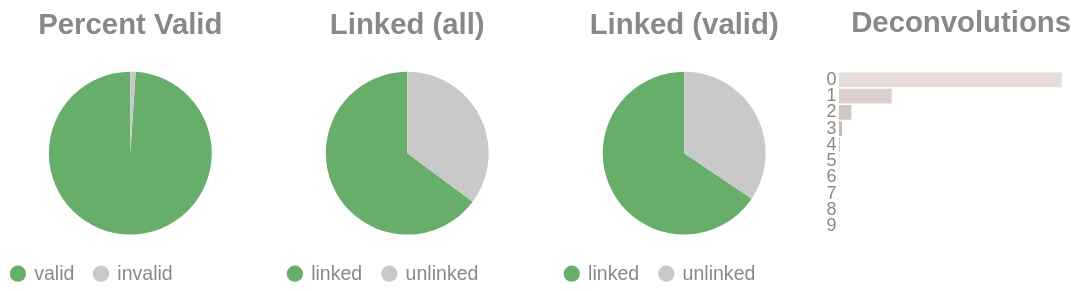

The notebook cell this image was saved under:
### Code cell
if SKIPLR:
    pass
else:
    clash = Counter()
    for i in valids['molecule'].to_list():
        _mol = i.split("-")
        if len(_mol) == 1:
            clash.update('0')
        else:
            clash.update(_mol[-1])

    _d = {"deconvolutions": [], 'count': []}
    for k,v in clash.items():
        _d['deconvolutions'].append(k)
        _d['count'].append(v)

    tot_valid = valids['reads'].sum()
    mask = valids['reads'] >= 2
    n_linked_reads = valids.filter(mask)['reads'].sum()
    if n_linked_reads == 0:
        print_html("No linked molecules (>=2 reads) were detected; skipping linked-only distributions.")
        SKIPLR = True
    else:
        perc_valid = round(tot_valid / n_reads, 4)
        linked_perc_abs = round(n_linked_reads / n_reads, 4)
        linked_perc = round(n_linked_reads / tot_valid, 4)

    _valid = pl.DataFrame({"valids": ['valid', 'invalid'], "count": [tot_valid, n_reads - tot_valid]})
    _linked_abs = pl.DataFrame({"linked (absolute)": ['linked', 'unlinked'], "count": [n_linked_reads, n_reads - n_linked_reads]})
    _linked_rel = pl.DataFrame({"linked (valids)": ['linked', 'unlinked'], "count": [n_linked_reads, tot_valid - n_linked_reads]})

    (
        alt.hconcat(
            piechart(_valid, goodval = 'valid', title = "Percent Valid"),
            piechart(_linked_abs, goodval = "linked", title =  "Linked (all)"),
            piechart(_linked_rel, goodval = "linked", title =  "Linked (valid)"),
            convolutionbar(pl.DataFrame(_d), title = "Deconvolutions"),
            center = True,
            bounds = 'flush'
        )
        .resolve_scale(color='independent')
        .resolve_legend('independent')
        .properties(usermeta={'embedOptions': {"actions": False}})
    ).display()

### Figure 1 — Vega-Lite specification as saved in the notebook (floating-point values rounded to 4 significant figures)
{"width": "container", "height": 400, "config": {"title": {"anchor": "start", "dy": -15, "fontSize": 18, "color": "#888888", "subtitleColor": "#888888", "subtitleFontSize": 14}, "arc": {"fill": "#0072B2"}, "axis": {"domainColor": "#888888", "domainWidth": 0.5, "gridWidth": 0.2, "grid": false, "titleFontWeight": 400, "titleFontSize": 15, "labelFontSize": 11, "labelColor": "#888888", "tickColor": "#888888", "tickWidth": 0.2, "titleColor": "#888888"}, "axisBand": {"grid": false}, "axisX": {"grid": true, "tickSize": 10, "domainCap": "round"}, "axisY": {"domain": false, "grid": true, "tickSize": 0, "domainCap": "round"}, "background": "transparent", "header": {"labelFontSize": 15, "labelColor": "#888888", "titleFontSize": 15, "titleFontWeight": 600, "titleColor": "#888888"}, "legend": {"labelFont": "sans-serif", "labelFontSize": 12, "labelColor": "#888888", "symbolSize": 100, "symbolType": "circle", "titleFontSize": 12, "titlePadding": 10, "titleColor": "#888888", "title": null}, "range": {"category": ["#E69F00", "#56B4E9", "#009E73", "#F0E442", "#0072B2", "#D55E00", "#CC79A7", "#000000"], "diverging": ["#cfe8f3", "#a2d4ec", "#73bfe2", "#46abdb", "#1696d2", "#12719e"]}, "area": {"fill": "#0072B2", "fillOpacity": 0.7, "line": true, "strokeOpacity": 0.7}, "line": {"color": "#0072B2", "stroke": "#0072B2", "strokeWidth": 2}, "trail": {"color": "#0072B2", "stroke": "#0072B2", "strokeWidth": 0, "size": 1}, "point": {"filled": true, "fillOpacity": 1.0, "size": 95}, "text": {"color": "#888888", "fontSize": 11, "align": "right", "fontWeight": 400, "size": 11}, "bar": {"fill": "#0072B2", "stroke": null}, "view": {"stroke": null, "continuousWidth": 660, "continuousHeight": 400}}, "hconcat": [{"data": {"name": "data-ea554e6df107d70a82e9dff5e385a8cf"}, "mark": {"type": "arc"}, "encoding": {"color": {"field": "valids", "legend": {"orient": "bottom", "title": null}, "scale": {"domain": ["valid", "invalid"], "range": ["#68ae6b", "#C9C9C9"]}, "title": "Valids", "type": "nominal"}, "theta": {"field": "count", "type": "quantitative"}, "tooltip": [{"field": "valids", "title": "Valids", "type": "ordinal"}, {"field": "percent", "format": ".2%", "title": "Percent", "type": "quantitative"}, {"field": "count", "title": "Count", "type": "quantitative"}]}, "height": 100, "title": {"text": "Percent Valid", "align": "center", "anchor": "middle"}, "transform": [{"calculate": "datum.count / 2044738", "as": "percent"}], "width": 150}, {"data": {"name": "data-1b3185a15c390f1557492499bd7d2c72"}, "mark": {"type": "arc"}, "encoding": {"color": {"field": "linked (absolute)", "legend": {"orient": "bottom", "title": null}, "scale": {"domain": ["linked", "unlinked"], "range": ["#68ae6b", "#C9C9C9"]}, "title": "Linked (Absolute)", "type": "nominal"}, "theta": {"field": "count", "type": "quantitative"}, "tooltip": [{"field": "linked (absolute)", "title": "Linked (Absolute)", "type": "ordinal"}, {"field": "percent", "format": ".2%", "title": "Percent", "type": "quantitative"}, {"field": "count", "title": "Count", "type": "quantitative"}]}, "height": 100, "title": {"text": "Linked (all)", "align": "center", "anchor": "middle"}, "transform": [{"calculate": "datum.count / 2044738", "as": "percent"}], "width": 150}, {"data": {"name": "data-7a69f433f723e624c0952bdb3bc9a6b9"}, "mark": {"type": "arc"}, "encoding": {"color": {"field": "linked (valids)", "legend": {"orient": "bottom", "title": null}, "scale": {"domain": ["linked", "unlinked"], "range": ["#68ae6b", "#C9C9C9"]}, "title": "Linked (Valids)", "type": "nominal"}, "theta": {"field": "count", "type": "quantitative"}, "tooltip": [{"field": "linked (valids)", "title": "Linked (Valids)", "type": "ordinal"}, {"field": "percent", "format": ".2%", "title": "Percent", "type": "quantitative"}, {"field": "count", "title": "Count", "type": "quantitative"}]}, "height": 100, "title": {"text": "Linked (valid)", "align": "center", "anchor": "middle"}, "transform": [{"calculate": "datum.count / 2023271", "as": "percent"}], "width": 150}, {"data": {"name": "data-ac441d07ae2d7c3e943ad78024bafe84"}, "mark": {"type": "bar"}, "encoding": {"color": {"field": "deconvolutions", "legend": null, "scale": {"scheme": "lightgreyred"}, "type": "nominal"}, "tooltip": [{"field": "deconvolutions", "title": "Deconvolutions", "type": "ordinal"}, {"field": "percent", "format": ".2%", "title": "Percent", "type": "quantitative"}, {"field": "count", "title": "Count", "type": "quantitative"}], "x": {"axis": null, "field": "count", "type": "quantitative"}, "y": {"field": "deconvolutions", "sort": "ascending", "title": null, "type": "nominal"}}, "height": 100, "title": {"text": "Deconvolutions", "align": "center", "anchor": "middle"}, "transform": [{"calculate": "datum.count / 1076116", "as": "percent"}], "width": 150}], "bounds": "flush", "center": true, "resolve": {"legend": {"angle": "independent"}, "scale": {"color": "independent"}}, "usermeta": {"embedOptions": {"actions": false}}, "$schema": "https://vega.github.io/schema/vega-lite/v6.4.1.json", "datasets": {"data-ea554e6df107d70a82e9dff5e385a8cf": [{"valids": "valid", "count": 2023271}, {"valids": "invalid", "count": 21467}], "data-1b3185a15c390f1557492499bd7d2c72": [{"linked (absolute)": "linked", "count": 1325926}, {"linked (absolute)": "unlinked", "count": 718812}], "data-7a69f433f723e624c0952bdb3bc9a6b9": [{"linked (valids)": "linked", "count": 1325926}, {"linked (valids)": "unlinked", "count": 697345}], "data-ac441d07ae2d7c3e943ad78024bafe84": [{"deconvolutions": "0", "count": 820549}, {"deconvolutions": "1", "count": 194493}, {"deconvolutions": "2", "count": 45943}, {"deconvolutions": "3", "count": 10967}, {"deconvolutions": "4", "count": 2787}, {"deconvolutions": "5", "count": 849}, {"deconvolutions": "6", "count": 291}, {"deconvolutions": "7", "count": 130}, {"deconvolutions": "8", "count": 74}, {"deconvolutions": "9", "count": 33}]}}
